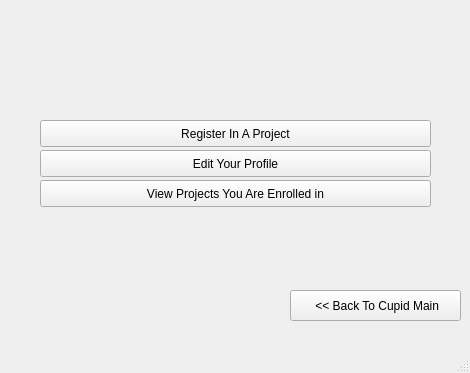
<?xml version="1.0" encoding="UTF-8"?>
<ui version="4.0">
 <class>studentloggedin</class>
 <widget class="QMainWindow" name="studentloggedin">
  <property name="geometry">
   <rect>
    <x>0</x>
    <y>0</y>
    <width>470</width>
    <height>373</height>
   </rect>
  </property>
  <property name="windowTitle">
   <string>Student Main Control</string>
  </property>
  <widget class="QWidget" name="centralwidget">
   <widget class="QPushButton" name="pushButton">
    <property name="geometry">
     <rect>
      <x>40</x>
      <y>120</y>
      <width>391</width>
      <height>27</height>
     </rect>
    </property>
    <property name="text">
     <string>Register In A Project</string>
    </property>
   </widget>
   <widget class="QPushButton" name="pushButton_3">
    <property name="geometry">
     <rect>
      <x>40</x>
      <y>150</y>
      <width>391</width>
      <height>27</height>
     </rect>
    </property>
    <property name="text">
     <string>Edit Your Profile</string>
    </property>
   </widget>
   <widget class="QPushButton" name="pushButton_2">
    <property name="geometry">
     <rect>
      <x>290</x>
      <y>290</y>
      <width>171</width>
      <height>31</height>
     </rect>
    </property>
    <property name="text">
     <string> &lt;&lt; Back To Cupid Main</string>
    </property>
   </widget>
   <widget class="QPushButton" name="pushButton_4">
    <property name="geometry">
     <rect>
      <x>40</x>
      <y>180</y>
      <width>391</width>
      <height>27</height>
     </rect>
    </property>
    <property name="text">
     <string>View Projects You Are Enrolled in</string>
    </property>
   </widget>
   <widget class="QLabel" name="label">
    <property name="geometry">
     <rect>
      <x>-10</x>
      <y>-10</y>
      <width>491</width>
      <height>361</height>
     </rect>
    </property>
    <property name="text">
     <string/>
    </property>
   </widget>
   <zorder>label</zorder>
   <zorder>pushButton</zorder>
   <zorder>pushButton_3</zorder>
   <zorder>pushButton_2</zorder>
   <zorder>pushButton_4</zorder>
  </widget>
  <widget class="QMenuBar" name="menubar">
   <property name="geometry">
    <rect>
     <x>0</x>
     <y>0</y>
     <width>470</width>
     <height>25</height>
    </rect>
   </property>
  </widget>
  <widget class="QStatusBar" name="statusbar"/>
 </widget>
 <resources/>
 <connections/>
</ui>
